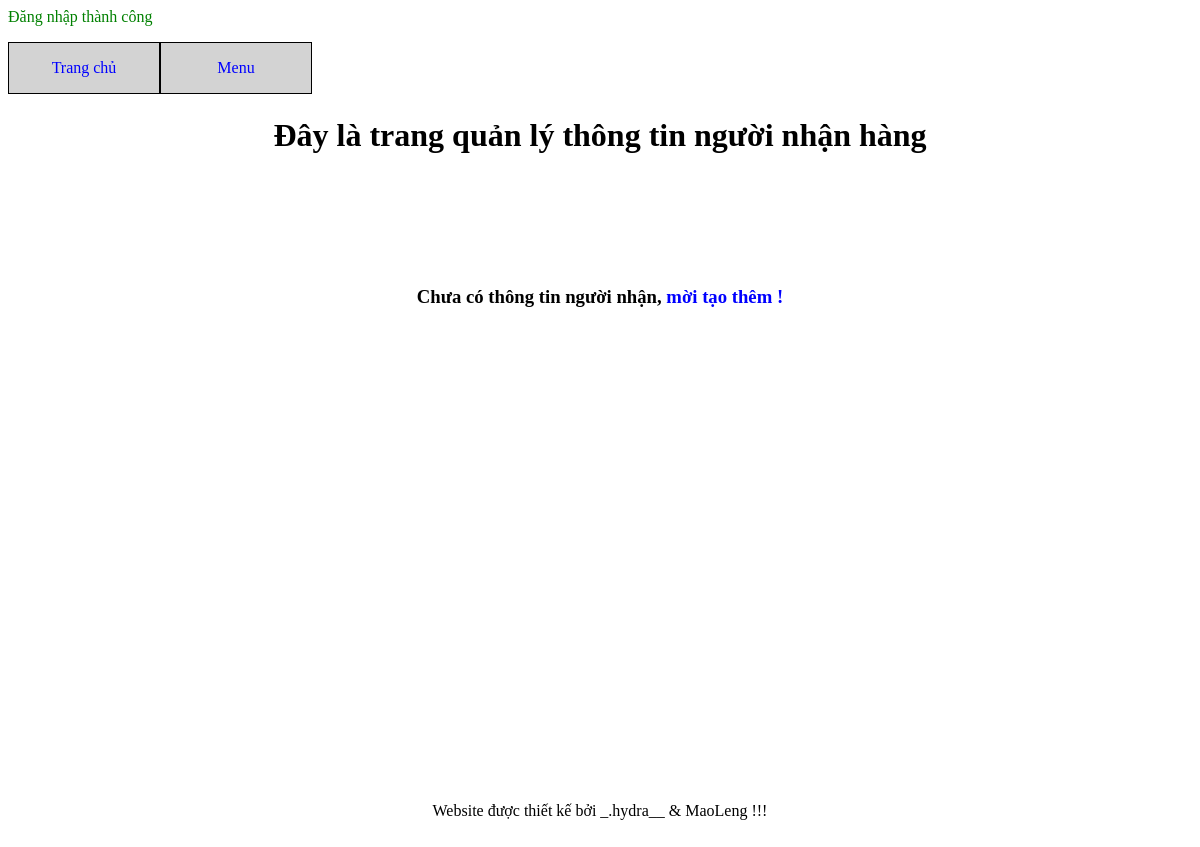
/receiver.php (signed in), run on an earlier commit of the app's database.
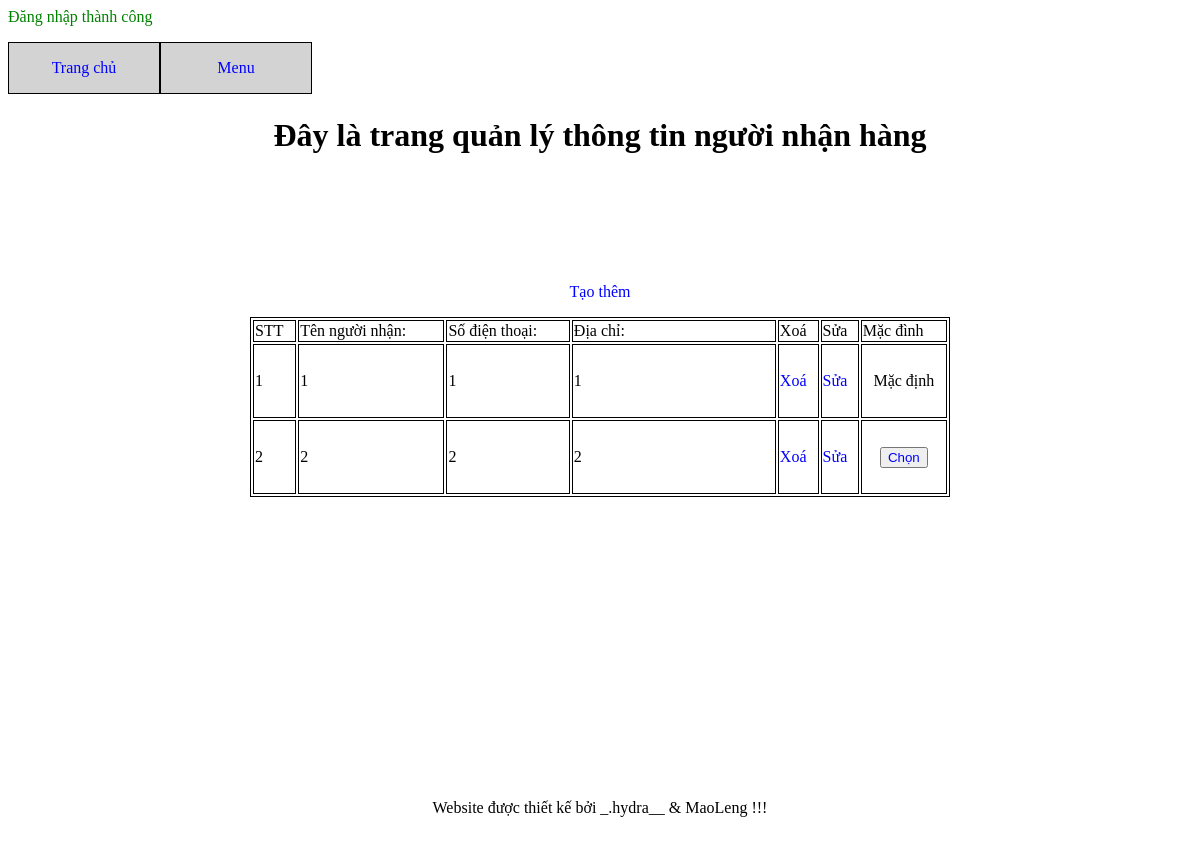
And on a later commit of the database.
### tables this page shows
CREATE TABLE `receivers` (
  `customer_id` int(11) NOT NULL,
  `id` int(11) NOT NULL,
  `name` varchar(50) NOT NULL,
  `phone` varchar(20) NOT NULL,
  `address` varchar(200) NOT NULL,
  `status` tinyint(1) NOT NULL DEFAULT '0'
);

### receiver.php (the view, shortened to what this page needs)
<!DOCTYPE html>
<html>
<head>
</head>
<body>
	<?php
	require 'connect.php';
	require 'announce.php';
	$customer_id = $_SESSION['customer_id'];
	$sql = "select * from receivers where customer_id = '$customer_id'";
	$result = mysqli_query($connect,$sql);
	$rows = mysqli_num_rows($result);
	$num = 0;
	?>
	<div id="div_tong">
		<?php require 'menu.php'; ?>
		<div id="div_tren">
			<h1 style="text-align: center ">
				Đây là trang quản lý thông tin người nhận hàng
			</h1>
		</div>
		<div id="div_giua">
			<?php
			if ($rows == 0) { ?>
				<h3  class="center">
					Chưa có thông tin người nhận,
					<span>
						<a href="receiver_form.php?type='create'">
							mời tạo thêm !
						</a>
					</span>
				</h3>
				<?php
			} else {
				?>
				<p>
					<a href="receiver_form.php?type='create'" class="center">
						Tạo thêm
					</a>
				</p>
				<table width="700px" class="border">
					<tr>
						<td>
							STT
						</td>
						<td>
							Tên người nhận:
						</td>
						<td>
							Số điện thoại:
						</td>
						<td width="200px" >
							Địa chỉ:
						</td>
						<td>
							Xoá
						</td>
						<td>
							Sửa
						</td>
						<td>
							Mặc đình
						</td>
					</tr>
					<?php
					foreach ($result as $each):
						$num ++;
						?>
						<tr>
							<td>
								<?php echo $num ?>
							</td>
							<td>
								<?php echo $each['name'] ?>
							</td>
							<td>
								<?php echo $each['phone'] ?>
							</td>
							<td height="70px">
								<?php echo $each['address'] ?>
							</td>
							<td>
								<a href="receiver_delete_process.php?id=<?php echo $num ?>">
									Xoá
								</a>
							</td>
							<td>
								<a href="receiver_form.php?id=<?php echo $num ?>&type=change">
									Sửa
								</a>
							</td>
							<td class="center">
								<?php if ($each['status'] == 0) { ?>
									<button>
										<a href="receiver_process.php?id=<?php echo $each['id'] ?>&type=1">
											Chọn
										</a>
									</button>
								<?php } else {?>
									Mặc định
								<?php } ?>
							</td>
						</tr>
						<?php
					endforeach;
				}
				?>
			</table>
			<br>
		</div>
		<div id="div_duoi">
			<?php
			require 'footer.php';
			?>
		</div>
	</div>
</body>
</html>

What changed in the data, as far as the page shows it:
added receivers: name "1", phone "1", address "1", status "Mặc định"
added receivers: name "2", phone "2", address "2"
Also different on the page:
text no longer shown: "Chưa có thông tin người nhận, mời tạo thêm !"
text now shown: "Tạo thêm STT Tên người nhận: Số điện thoại: Địa chỉ: Xoá Sửa Mặc đình"
